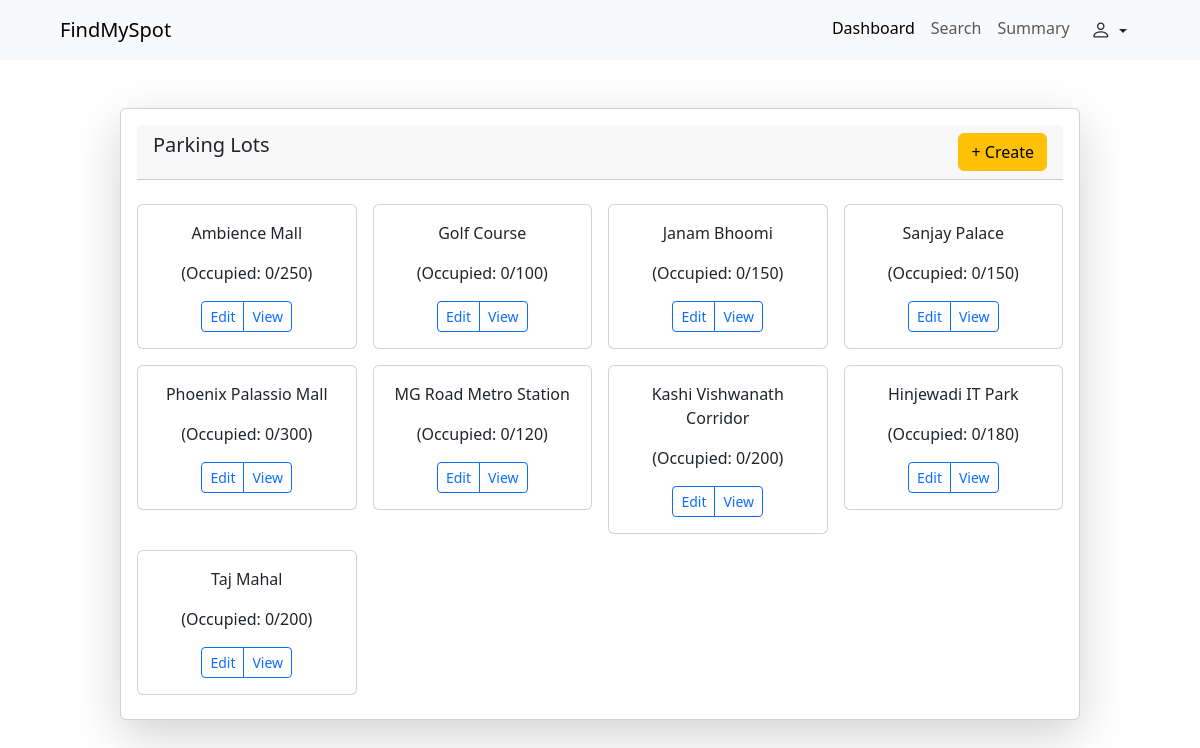
The app's page /admin/dashboard (signed in) with its own data.
### backend/models.py (models this page shows)
class ParkingLot(db.Model):
    __tablename__ = "Parking_Lot"
    id = db.Column(db.Integer , primary_key = True , autoincrement=True)
    prime_location_name = db.Column(db.String, nullable = False)
    price = db.Column(db.Integer, nullable = False) #####
    address = db.Column(db.String, nullable = False)
    city = db.Column(db.String , nullable = False)
    pin_code = db.Column(db.Integer, nullable = False)
    maximum_number_of_spots = db.Column(db.Integer, nullable = False)
    spots = db.relationship("ParkingSpot", backref = "Parking_Lot")
    reserved_parking_spot = db.relationship("ReservedParkingSpot" , backref="Parking_Lot")

### backend/routes.py (the view)
@app.route("/admin/dashboard")
@login_required
def admin_dash():
    all_par = db.session.query(ParkingLot).all()
    return render_template("/admin/dashboard.html", all_par = all_par)

### app.py (called while the page is built)
def create_app():
    app = Flask(__name__)
    app.config["SQLALCHEMY_DATABASE_URI"] = "sqlite:///vehicle__app_db.sqlite3"
    app.config["SECRET_KEY"] = "thisismayankdhangar"
    db.init_app(app)
    login_manager = LoginManager(app)
    @login_manager.user_loader
    def load_user(email): #taking the id from cookies
        return db.session.query(User).filter_by(email = email).first() or db.session.query(Admin).filter_by(email = email).first()
    app.app_context().push()
    db.create_all()
    return app

### templates/admin/dashboard.html (shortened to what this page needs)
<!doctype html>
<html lang="en">
<head>
    <link href="https://cdn.jsdelivr.net/npm/bootstrap@5.3.7/dist/css/bootstrap.min.css" rel="stylesheet"
>
    <link rel="stylesheet" href="https://cdn.jsdelivr.net/npm/bootstrap-icons@1.13.1/font/bootstrap-icons.min.css">
</head>
<body>
    <nav class="navbar navbar-expand-lg bg-body-tertiary">
        <div class="container-fluid ms-5">
            <a class="navbar-brand" href="#">FindMySpot</a>
            <div class="collapse navbar-collapse" id="navbarSupportedContent">
                <ul class="navbar-nav ms-auto me-5">
                    <li class="nav-item">
                        <a class="nav-link active" aria-current="page" href="/admin/dashboard">Dashboard</a>
                    </li>
                    <li class="nav-item">
                        <a class="nav-link" href="#">Search</a>
                    </li>
                    <li class="nav-item">
                        <a class="nav-link" href="#">Summary</a>
                    </li>
                    <div class="dropdown">
                        <button class="btn dropdown-toggle" type="button" data-bs-toggle="dropdown"
                            aria-expanded="false">
                            <i class="bi bi-person fs-5"></i>
                        </button>
                    </div>
                </ul>
            </div>
        </div>
    </nav>
    <div class="card shadow-lg mx-auto my-5" style="width:80%">
        <div class="card-body">
            <div class="card-header d-flex">
                <h5 class="card-title">Parking Lots</h5>
                <button type="button" class="btn btn-warning ms-auto" class="btn btn-primary" data-bs-toggle="modal"
                    data-bs-target="#createParking">+ Create</button>
            </div>
            <div class="row my-2 g-3 text-center">
                {% for lot in all_par %}
                <div class="col-3">
                    <div class="card">
                        <div class="card-body">
                            <p>{{lot.prime_location_name}}</p>
                            <p>(Occupied: 0/{{lot.maximum_number_of_spots}})</p>
                            <div class="btn-group btn-group-sm" role="group" aria-label="Basic outlined example">
                                <button type="button" class="btn btn-outline-primary" data-bs-toggle="modal"
                                    data-bs-target="#editParking-{{lot.id}}">Edit</button>
                                <button type="button" class="btn btn-outline-primary">View</button>
                            </div>
                        </div>
                    </div>
                </div>
                {% endfor %}
            </div>
        </div>
    </div>
</body>
</html>

### records on screen
ParkingLot: prime_location_name "Ambience Mall", maximum_number_of_spots "250"
ParkingLot: prime_location_name "Golf Course", maximum_number_of_spots "100"
ParkingLot: prime_location_name "Janam Bhoomi", maximum_number_of_spots "150"
ParkingLot: prime_location_name "Sanjay Palace", maximum_number_of_spots "150"
ParkingLot: prime_location_name "Phoenix Palassio Mall", maximum_number_of_spots "300"
ParkingLot: prime_location_name "MG Road Metro Station", maximum_number_of_spots "120"
ParkingLot: prime_location_name "Kashi Vishwanath Corridor", maximum_number_of_spots "200"
ParkingLot: prime_location_name "Hinjewadi IT Park", maximum_number_of_spots "180"
ParkingLot: prime_location_name "Taj Mahal", maximum_number_of_spots "200"
